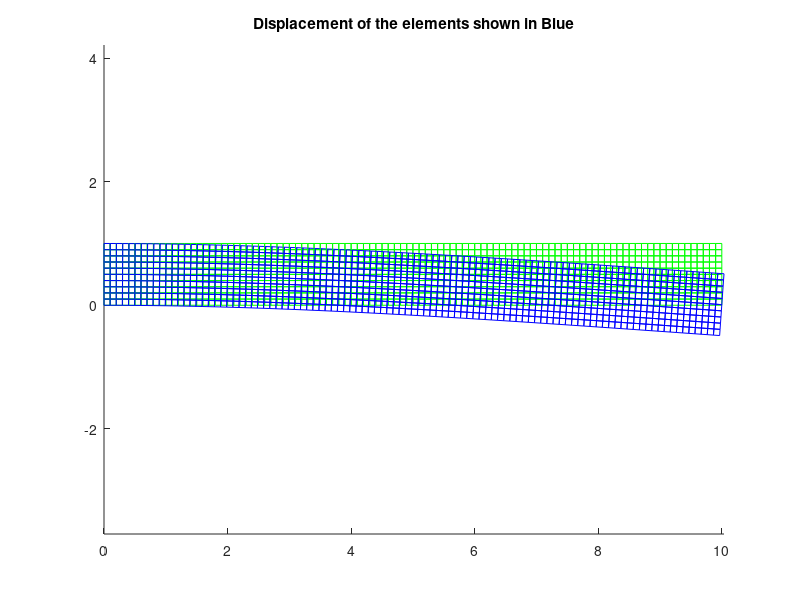
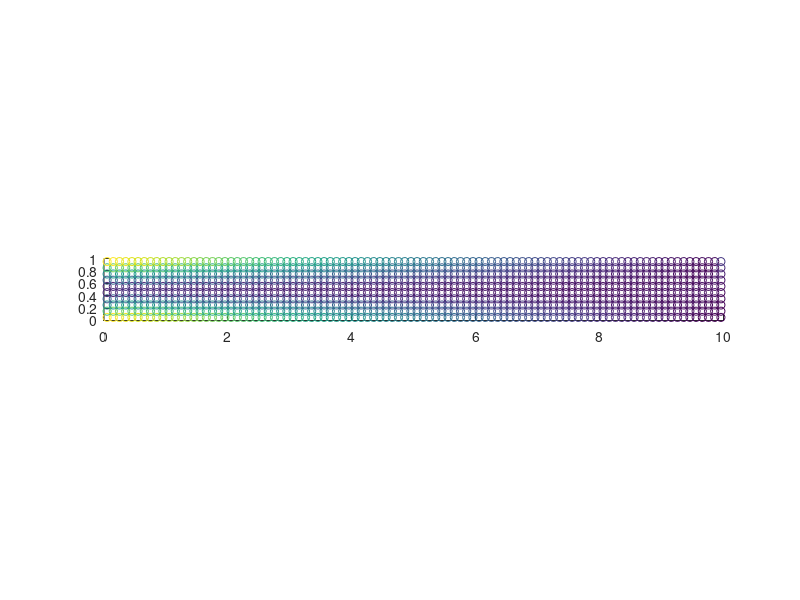

Source code (MATLAB) for these figures, in order: (Note: this script raises an error after producing the figures.)
% FEA
% Anthony G and Marus Yonder
% 
% Take home exam
% Problem #1 and 2

clear; clc;  close all
problem = 1
;
a = 4; % in
d = 7.5; % in
L = 10; % in
t = 0.1; % in 
h = 1; % in

FappliedLoad = 0.25; % lb. 

% When plotting the diplaced elements, exaggerate the displacements by
% this scale
multiplierScale = 1000;

% Assume AISI 1020 Steel
% Material properties are from Solidworks material repository
E = 29007547; % psi,  Young's mod
v = 0.29; % Piossons ratio
% G = E/(2*(1+v));

% The density of the steel is given in the problem
density = 0.28; % lb/in^3

% Handle the problem 1 mapping between nodes and elements and node
% locations
if(problem ==1)
    % ==========================================================
    % ----------------------------------------------------------
    % Problem 1
    % ----------------------------------------------------------
    % ==========================================================
    
    
    nelx = 100; % Number of elements in the x direction
    nely = 10; % Number of elements in the y direction

  
    nn = (nelx+1)*(nely+1); % number of nodes
    ne = nelx*nely; % number of elements
    
    % ------------------------------------
    % -- Make a mapping between elements and global matrixes
    % ------------------------------------

    % IEN holds the node numbers for each element. 
    % Each row is a new element
    % The first column is element 1's global node number
    % Second column is elemnt 2's global node number
    %  and ....
    % 
    % Element nodes are as follows
    %
    %  4 ---- 3
    %  |      |
    %  |      |
    %  1 ---- 2
    %
    %
    % Let the x direction be the first dof and y direction the second
    %  
    %   y = 2
    %   /\
    %   |
    %   |
    %   *----> x = 1
    %
    %
    %
    % ---------------------------------------------
    % Global matrix nodes are as follows
    % row = nelx+1
    % col = nely+1
    %
    % col*row+1-col*row+2-col*row+3-col*row+4...col*row+row-1-col*row+row
    % .            .         .         .             .            .
    % .            .         .         .             .            .
    % .            .         .         .             .            .
    % |            |         |         |             |            |
    % 2*row+1 - 2*row+2 - 2*row+3 - 2*row+4 ... 2*row+row-1 - 2*row+row
    % |            |         |         |             |            |
    % 1*row+1 - 1*row+2 - 1*row+3 - 1*row+4 ... 1*row+row-1 - 1*row+row
    % |            |         |         |             |            |
    % 0*row+1 - 0*row+2 - 0*row+3 - 0*row+4 ... 0*row+row-1 - 0*row+row


    count = 1;
    numNodesInRow = nelx+1;
    numNodesInColumn = nely+1;
    IEN = zeros(nn,4); % Index of element nodes (IEN)
    % Each row, so nely # of row
    for i = 1:nely
         rowMultiplier = i-1;
        % Each column, so nelx # of row
        for j= 1:nelx        
            IEN(count,:)=[rowMultiplier*numNodesInRow+j, ...
                          rowMultiplier*numNodesInRow+j+1, ...
                          (rowMultiplier +1)*numNodesInRow+j+1, ...
                           (rowMultiplier +1)*numNodesInRow+j];
            count = count+1;
        end
    end

    % Find and store the global positions of each node
    % Each element rectangle. The aspect ratio is determined by the 
    % number off elements in the X and Y directions and the height and width of
    % the beam
    %
    % Store both the X and Y positions
    globalPosition = zeros(nn,2);
    count = 1;
    for i = 1:numNodesInColumn  % y
        for j= 1:numNodesInRow % x
            xloc = (j-1)*L/(numNodesInRow-1);
            yloc = (i-1)*h/(numNodesInColumn-1);

            globalPosition(count,:) = [xloc yloc];
            count = count+1; 
        end
    end 
else
    %% 
    
    % ==========================================================
    % ----------------------------------------------------------
    % Problem 2
    % ----------------------------------------------------------
    % ==========================================================
    refineMesh = 0; % set equal to 1 for a more detailed mesh
  
    % Get the node to element mapping from the Abaqus file
    IEN = readElementCordinateMap(refineMesh) ;      
    
    % Get the node locations from the Abaqus file
    globalPosition = readNodeCordinates(refineMesh) ;     
    
     nn = size(globalPosition,1);
     ne = size(IEN,1);
end
   
% ---------------------------------------------
% Initialize the global force, k, and B_stored matrixes
%
% ---------------------------------------------
ndof = nn*2; % Number of degrees of freedome. 2 per node. 
F2 = zeros(ndof,1);
K = zeros(ndof,ndof);
 
% ---------------------------------------------
% Find the essential boundary conditions
%
% Find the top right node and apply the point force
% ---------------------------------------------
%
% Search for the nodes on the far left to set as essential boundary
% conditions

u0 = 0; % value at essential boundaries


for i = 1:nn
    % get the xy locations as a row
    xy = globalPosition(i,:);
    xLoc = xy(1); yLoc = xy(2);
    
    if( xLoc ==0)
        % exists returns 1 if Essential2 is a varriable
        temp = exist('Essential2', 'var');
        
        if(temp==1)
             Essential2 = [Essential2 2*i 2*i-1]; %#ok<AGROW>
        else
            Essential2 =[2*i-1 2*i];
        end
    end
    
    % if in the top right corner, add the point force
    if(yLoc == 1 && xLoc == 10)
         F2(i*2) = -FappliedLoad;
    end
        
end
Essential2 = unique(Essential2);
% ---------------------------------------------
% Generate the Free dof matrix
% ---------------------------------------------
alldofs     = 1:ndof;
Free    = setdiff(alldofs,Essential2);
    

% ---------------------------------------------
%     Generate the local k and f matrixes
%     Add them to the global matrix
% ---------------------------------------------

% plane stress
% Define D outside the loop
  D = [ 1 v 0;
      v 1 0;
      0 0 1/2*(1-v)]*E/(1-v^2);
  
% % loop over the elements
for e = 1:ne         
      % loop over local node numbers to get their node global node numbers
      coord = zeros(4,2);
      for j = 1:4
          % Get the node number
          nodeNumber = IEN(e,j);
           % get the global X,Y position of each node and put in array
           coord(j,:) = globalPosition(nodeNumber,:);
      end
      
      % ----------------------
      % Calculate the element stiffness matrix
      % each time. 
      % ----------------------
      etaRow(1,:) = [1/sqrt(3) 1/sqrt(3) -1/sqrt(3) -1/sqrt(3)];
      zetaRow(1,:) = [1/sqrt(3) -1/sqrt(3) -1/sqrt(3) 1/sqrt(3)];
      weight = [ 1 1 1 1];
      
      ke = zeros(8,8);
          
      % Loop over the guass points
      for gu = 1:4
          eta = etaRow(gu);
          Zeta = zetaRow(gu);
          wght = weight(gu);
          
          % page 9 of solutions for hw 8 as a reference
          % B_hat (Derivative of N1 with respect to zeta and eta)
          B_hat = 1/4*[-(1-eta) (1-eta) (1+eta) -(1+eta);
                       -(1-Zeta) -(1+Zeta) (1+Zeta) (1-Zeta)];
          
          % Calculate the Jacobian
          J=B_hat*coord;
          
          % Calculate the determinate
          J_det = det(J);        
          % J_inverse = inv(J);         
          
          % Form the B matrix          
          % B_2by4 = J_inverse*B_hat;
          B_2by4_v2 = J\B_hat;

         % Form B, which is an 3 by 8
         B = zeros(3,8);
         B(1,[1,3,5,7]) = B_2by4_v2(1,1:4);
         B(2,[2,4,6,8]) = B_2by4_v2(2,1:4);

         B(3,[1,3,5,7]) = B_2by4_v2(2,1:4);
         B(3,[2,4,6,8]) = B_2by4_v2(1,1:4);   
          
         tempK = transpose(B)*D*B*J_det*wght;          
         ke = ke + tempK; 
      end  
      
      % Calculate the body force term
      % 1. Find the area of the element
      % - evalute the jacobian at zeta = eta = 0, 
      % - then det(J)*4 = Area
      % 2. Find the total force on the element by extruding the area and
      % multiplying by the density
      % 3. Equally apply the load to each node in the negative Y dof
      
       % B_hat (Derivative of N1 with respect to zeta and eta)
       Zeta = 0; eta = 0;
       B_hat = 1/4*[-(1-eta) (1-eta) (1+eta) -(1+eta);
                       -(1-Zeta) -(1+Zeta) (1+Zeta) (1-Zeta)];
          
       % Calculate the Jacobian
       J=B_hat*coord;
        
       % Calculate the Area as determinate(Jacobian)*4
       area =  det(J)*4;
       volume = area*t; % t is the thickness
       bodyForce = volume*density;
       
       
       f_element = zeros(8,1);
       f_element(2:2:8,1) = -bodyForce/4;
      
     
     % Insert the element stiffness matrix into the global.    
     nodes1 = IEN(e,:);
     xDOF = nodes1*2-1;
     yDOF = nodes1*2;
    
     % I cannot use the union, or else the order get messed up. The order
     % is important. Same in the actual topology code when you are
     % calculating the objectiv
      dofNumbers = [xDOF(1) yDOF(1) xDOF(2) yDOF(2) xDOF(3) yDOF(3) xDOF(4) yDOF(4)];
      
      % multiply t*ke and add to global matrix. t = thickness or t_z
      K(dofNumbers,dofNumbers) = K(dofNumbers,dofNumbers) + t*ke;
      F2(dofNumbers,1) = F2(dofNumbers,1) +f_element;        
end
  
K_ff = K(Free,Free);
% K_fe = K(Free,Essential2);
F_f = F2(Free);
  
U(Free) = K_ff \ F_f;
U(Essential2) = u0;  

stress_stored = zeros(ne,3);

XYStressLocationsStored = zeros(ne,1);
vonM_stored = zeros(ne,1);

elemcenterLocations = zeros(ne,2);

% loop over the elements
 %subplot(2,2,1)
 for e = 1:ne
    arrayCoordNumber = zeros(1,4);
     xsum = 0;
     ysum = 0;
     % loop over local node numbers to get their node global node numbers
     local_u = zeros(4,1);
     for j = 1:4
         % Get the node number
         nodeNumber = IEN(e,j);
         arrayCoordNumber(j) = nodeNumber;
          % get the global X,Y position of each node and put in array
          coord(j,:) = globalPosition(nodeNumber,:);
          local_u(j,:) = U(nodeNumber);
          xsum = xsum+coord(j,1);
          ysum = ysum+coord(j,2);
     end
     
     elemcenterLocations(e,:) = [xsum/4 ysum/4];     
         
     % see version 3 of notes page 13 Also, see version 5 of the notes page
     % 27
     % Calculate stress and strains in the center of each elements
     eta = 0; Zeta = 0; % We are at the center, so both are zero

     % B_hat (Derivative of N1 with respect to zeta and eta)
      B_hat = 1/4*[-(1-eta) (1-eta) (1+eta) -(1+eta);
                   -(1-Zeta) -(1+Zeta) (1+Zeta) (1-Zeta)];

      % Calculate the Jacobian
      J=B_hat*coord;     

      % Form the B matrix          
      %B_2by4 = J_inverse*B_hat;
      B_2by4_v2 = J\B_hat;

     % Form B, which is an 3 by 8
      B = zeros(3,8);
      B(1,[1,3,5,7]) = B_2by4_v2(1,1:4);
      B(2,[2,4,6,8]) = B_2by4_v2(2,1:4);

      B(3,[1,3,5,7]) = B_2by4_v2(2,1:4);
      B(3,[2,4,6,8]) = B_2by4_v2(1,1:4);
     
     % Get the node numbers, and then the dofs
     nodes1 = IEN(e,:);
     xDOF = nodes1*2-1;
     yDOF = nodes1*2;
     dofNumbers = [xDOF(1) yDOF(1) xDOF(2) yDOF(2) xDOF(3) yDOF(3) xDOF(4) yDOF(4)];
     
     d_local = U(dofNumbers);
     
     % Strain is B*d, NOTE: d is transposed
     strain = B*d_local';    
     stress = D*strain;
     
     % Store the transpose, to make things work nice. 
     stress_stored(e,:) = stress';
     
     %avg = (stress(1)+stress(2))/2;
     %R = ((stress(1)-avg)^2+stress(3)^2)^(1/2);
     %p1  = avg+R;
     %p2 = avg-R;
     
     
     vonM = sqrt(stress(1)^2  +   stress(2)^2 -  stress(1)*stress(2)  +   3*(stress(3))^2);
     % vonM2 = sqrt(p1^2-p1*p2+p2^2);
     
     % note: vonM and vonM2 should be the same. 
     vonM_stored(e) = vonM;    
     
    % ---------------------------------------
    % plot the element outline and the displacments
    % ---------------------------------------
     hold on
     coordD = zeros(5,1);   
     for temp = 1:4
        coordD(temp,1) =  coord(temp,1) + multiplierScale*U(2*arrayCoordNumber(temp)-1); % X value
        coordD(temp,2) =  coord(temp,2) + multiplierScale*U(2*arrayCoordNumber(temp)); % Y value
     end    
     
     coord2 = coord;
     coordD(5,:) = coordD(1,:) ;
     coord2(5,:) = coord2(1,:); 
     plot(coord2(:,1),coord2(:,2),'-g');  
     plot(coordD(:,1),coordD(:,2), '-b');   
     
end
axis equal
tti= strcat('Displacement of the elements shown in Blue');
title(tti);
hold off 

x = elemcenterLocations(:,1)';
y = elemcenterLocations(:,2)';
z = vonM_stored'; 

figure(2)
scatter(x,y,[],z)
xlim([0,L])
ylim([0,h])
axis equal

figure(3)
% http://www.mathworks.com/matlabcentral/fileexchange/38858-contour-plot-for-scattered-data
tri=delaunay(x,y);           % triangulate scattered data
vonMax = max(vonM_stored);
step = floor(vonMax/30);
 v=0:step:vonMax; % contour levels
[C,h]=tricontour(tri,x,y,z,v);
%clabel(C,h)
xlim([0,L])
%ylim([0,h])
axis equal

% ------------------------------------------------------------------------
% -----------------Final calculations ------------------------------------
% ------------------------------------------------------------------------
% ----------------------------------------
disp('Max Von Mises Stress is')
max(vonM_stored)

if(problem ==1)  

    % Displacement at L
    disp('Displacement at L')
    U(2*nely), U(2*(nelx+1))

    % ----------------------------------------
    % Displacement at d
    % ----------------------------------------
    %
    % Solve for j
    % d = (j-1)*L/(nelx);
    %
    % d*nelx/L+1 = j

    j =  d*nelx/L+1 ;
    left = floor(j);
    right = ceil(j);

    averageXDisplacement = (U(left*2-1)+U(right*2-1))/2;
    averageYDisplacement = (U(left*2)+U(right*2))/2;

    disp('Displacement at d is , (x,y)');
    [averageXDisplacement, averageYDisplacement] %#ok<NOPTS>

    % ----------------------------------------
    % Displacement at a
    % ----------------------------------------

    % Solve for a instead of d
    j =  a*nelx/L+1 ;
    left = floor(j);
    right = ceil(j);

    averageXDisplacement = (U(left*2-1)+U(right*2-1))/2;
    averageYDisplacement = (U(left*2)+U(right*2))/2;

    disp('Displacement at a is , (x,y)');
    [averageXDisplacement averageYDisplacement] %#ok<NOPTS>
    
else
    
    % ------------------------------------------------------
    % Problem 2
    %
    % The A node calculation doesn't work for the mesh refinement, it is
    % hard coded becasue I was having problems. 
    % ------------------------------------------------------
    Lnode = 0;
    Anode = 9;
    Dnode = 0;
    for i = 1:nn
        % get the xy locations as a row
        xy = globalPosition(i,:);
        xLoc = xy(1); yLoc = xy(2);

        % Find L
        if( yLoc  == 0 && xLoc ==L )
            Lnode = i;
        end
        
        % Find d
     if( yLoc  == 0 && xLoc ==d )
        Dnode = i;
     end
        
         % Find a, inside the notch
        if( yLoc  == 0.1670 && xLoc ==4 )
            Anode = i;
        end
    end
    
    % Displacement at L
    disp('Displacement at L')
    [U(2*Lnode-1) U(2*(Lnode))]  %#ok<NOPTS>

    % ----------------------------------------
    % Displacement at d
    % ----------------------------------------
   
    disp('Displacement at d is , (x,y)');
     [U(2*Dnode-1) U(2*Dnode)]  %#ok<NOPTS>

    % ----------------------------------------
    % Displacement at a
    % ----------------------------------------

      disp('Displacement at a is , (x,y)');
    [U(2*Anode-1) U(2*Anode)]  %#ok<NOPTS>
end